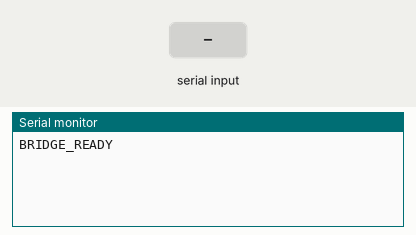
A sketch run on a simulated ESP32. On the bench: the last lines printed to the serial monitor. Inputs (shaded band) come from the test bench. Nothing arrives over Bluetooth unless stated.

Above: at 2.2 s.
2.3 s: "1" received over the second serial link
At 3.8 s:
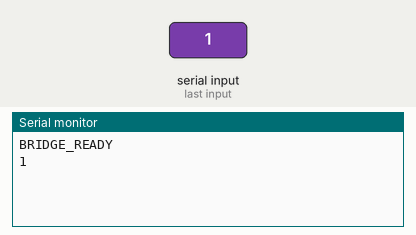
4.8 s: "0" received over the second serial link
At 6.9 s:
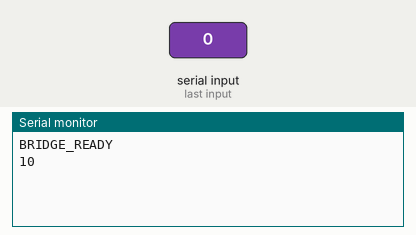

The sketch:

bluetooth_send_video.ino
```cpp
#include "BluetoothSerial.h"

BluetoothSerial SerialBT;

const int CHUNK_SIZE = 512;
uint8_t buffer[CHUNK_SIZE];

void setup() {
  Serial.begin(115200);
  SerialBT.begin("ESP32_BT_Demo_1");
  delay(1000);
  Serial.println("BRIDGE_READY");
}

void loop() {
  // USB → Bluetooth
  if (Serial.available()) {
    int len = Serial.readBytes(buffer, CHUNK_SIZE);
    if (len > 0) {
      SerialBT.write(buffer, len);
    }
  }

  // Bluetooth → USB
  if (SerialBT.available()) {
    int len = SerialBT.readBytes(buffer, CHUNK_SIZE);
    if (len > 0) {
      Serial.write(buffer, len);
    }
  }
}
```

Measured:
- after the input at 2.3 s, the serial monitor: prints a new line after 1.0 s (image 1)
- after the input at 4.8 s, the serial monitor: prints a new line after 1.0 s (image 2)
